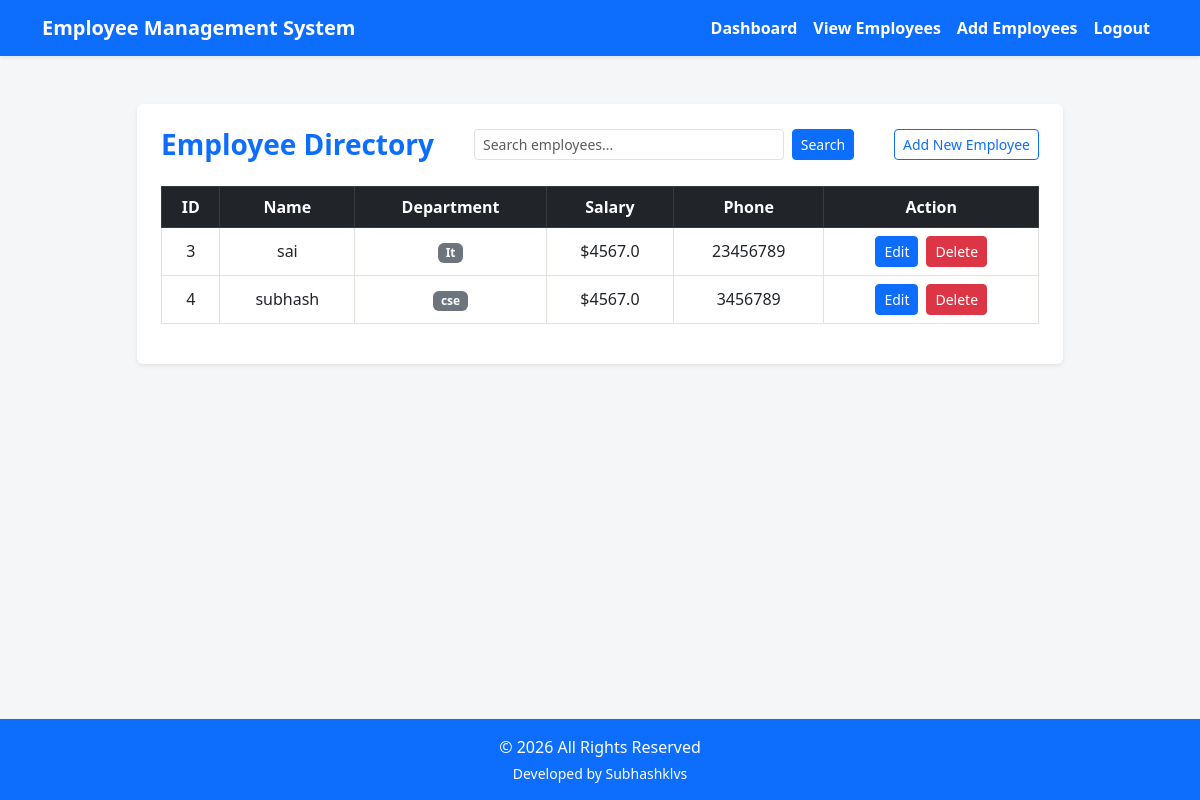
The app's page /view (signed in) with its own data.
### tables this page shows
CREATE TABLE employee (
                eid     INTEGER PRIMARY KEY AUTOINCREMENT,
                ename   TEXT    NOT NULL,
                edept   TEXT    NOT NULL,
                esalary REAL    NOT NULL,
                ephone  TEXT    NOT NULL
            );

### app.py (the view)
@app.route("/view")
def view():
    if "admin" not in session:
        return redirect("/")
    search_query = request.args.get("q", "")
    with get_db() as conn:
        if search_query:
            data = conn.execute(
                "SELECT * FROM employee WHERE ename LIKE ? OR edept LIKE ? OR ephone LIKE ?",
                (f"%{search_query}%", f"%{search_query}%", f"%{search_query}%")
            ).fetchall()
        else:
            data = conn.execute("SELECT * FROM employee").fetchall()
    employees = [tuple(row) for row in data]
    return render_template("view_employee.html", employees=employees)

### app.py (called while the page is built)
def get_db():
    conn = sqlite3.connect(DATABASE)
    conn.row_factory = sqlite3.Row
    return conn

### templates/view_employee.html (shortened to what this page needs)
{% extends "base.html" %}
{% block content %}
<div class="row justify-content-center mt-4">
    <div class="col-md-11 col-lg-10">
        <div class="card shadow-sm border-0">
            <div class="card-body p-4">
                <div class="d-flex flex-wrap justify-content-between align-items-center mb-4 gap-3">
                    <h3 class="card-title fw-bold text-primary m-0">Employee Directory</h3>
                    <form action="/view" method="get" class="d-flex flex-grow-1 mx-md-4" style="max-width: 400px;">
                        <input type="search" name="q" class="form-control form-control-sm me-2" placeholder="Search employees..." value="{{ request.args.get('q', '') }}">
                        <button type="submit" class="btn btn-primary btn-sm">Search</button>
                    </form>
                    <a href="/add" class="btn btn-outline-primary btn-sm">Add New Employee</a>
                </div>
                {% if employees %}
                <div class="table-responsive">
                    <table class="table table-bordered table-hover align-middle text-center">
                        <thead class="table-dark">
                            <tr>
                                <th>ID</th>
                                <th>Name</th>
                                <th>Department</th>
                                <th>Salary</th>
                                <th>Phone</th>
                                <th>Action</th>
                            </tr>
                        </thead>
                        <tbody>
                            {% for e in employees %}
                            <tr>
                                <td>{{ e[0] }}</td>
                                <td>{{ e[1] }}</td>
                                <td><span class="badge bg-secondary">{{ e[2] }}</span></td>
                                <td>${{ e[3] }}</td>
                                <td>{{ e[4] }}</td>
                                <td>
                                    <div class="d-flex justify-content-center gap-2">
                                        <a href="/edit/{{ e[0] }}" class="btn btn-primary btn-sm">Edit</a>
                                        <form action="/delete/{{ e[0] }}" method="post" class="m-0" onsubmit="return confirm('Are you sure you want to delete this employee?');">
                                            <button type="submit" class="btn btn-danger btn-sm">Delete</button>
                                        </form>
                                    </div>
                                </td>
                            </tr>
                            {% endfor %}
                        </tbody>
                    </table>
                </div>
                {% else %}
                <div class="alert alert-warning text-center" role="alert">
                    No employees found in the database.
                </div>
                {% endif %}
            </div>
        </div>
    </div>
</div>
{% endblock %}

### templates/base.html (style rules this page uses)
body { background-color: #f4f6f7; display: flex; flex-direction: column; min-height: 100vh; }

### records on screen
employee: eid "3", ename "sai", edept "It", esalary "4567.0", ephone "23456789"
employee: eid "4", ename "subhash", edept "cse", esalary "4567.0", ephone "3456789"
